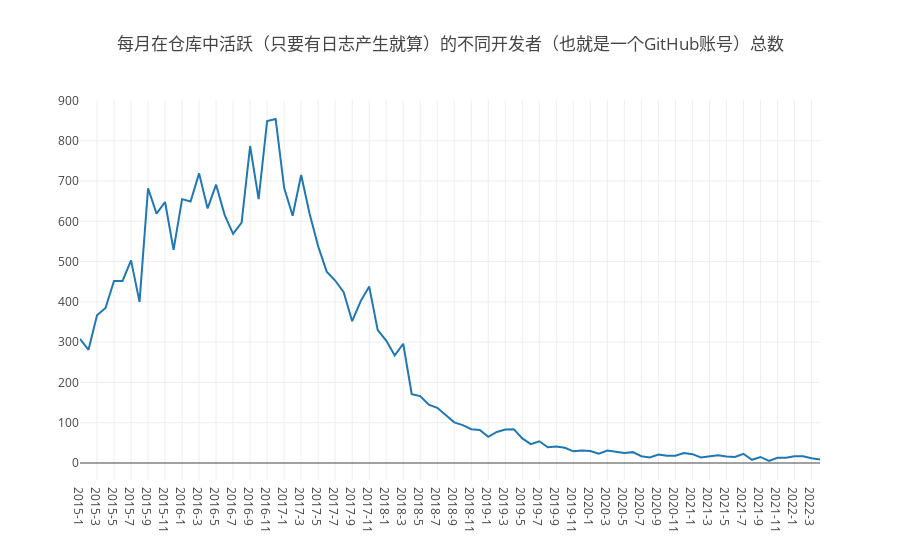

This figure's notebook cell:
### Code cell
//任务四：每月在仓库中活跃（只要有日志产生就算）的不同开发者（也就是一个GitHub账号）总数
Promise.all(years.map(y => {
    var q = `
    SELECT toYear(created_at) year,toMonth(created_at) month,
    count(distinct actor_id) count
    from ${database}.year${y}
    where repo_id = ${repo_id}
    group by 
    year,month
    order by
    year,month`;
    return openDigger.driver.clickhouse.query(q);
})).then(data => {
    var time=[],actorCount=[];
    data.forEach(d =>{
        d.forEach(
            k =>{
                time.push(k.year + '-'+  k.month);
                actorCount.push(k.count);
            }
        )});
    openDigger.render.plotly([
        {x: time, y: actorCount, mode: 'scatter', name: '该月活跃开发者总数', yaxis: 'y'}
    ], {
        title: '每月在仓库中活跃（只要有日志产生就算）的不同开发者（也就是一个GitHub账号）总数',
        yaxis2: { overlaying: 'y', side: 'right', anchor: 'x' },
        xaxis: {type: 'category'}
    });
});

### Figure 1 — Plotly figure (JSON) as saved in the notebook; plotly's stock layout.template omitted (floating-point values rounded to 4 significant figures)
{"data": [{"mode": "scatter", "name": "该月活跃开发者总数", "x": ["2015-1", "2015-2", "2015-3", "2015-4", "2015-5", "2015-6", "2015-7", "2015-8", "2015-9", "2015-10", "2015-11", "2015-12", "2016-1", "2016-2", "2016-3", "2016-4", "2016-5", "2016-6", "2016-7", "2016-8", "2016-9", "2016-10", "2016-11", "2016-12", "2017-1", "2017-2", "2017-3", "2017-4", "2017-5", "2017-6", "2017-7", "2017-8", "2017-9", "2017-10", "2017-11", "2017-12", "2018-1", "2018-2", "2018-3", "2018-4", "2018-5", "2018-6", "2018-7", "2018-8", "2018-9", "2018-10", "2018-11", "2018-12", "2019-1", "2019-2", "2019-3", "2019-4", "2019-5", "2019-6", "2019-7", "2019-8", "2019-9", "2019-10", "2019-11", "2019-12", "2020-1", "2020-2", "2020-3", "2020-4", "2020-5", "2020-6", "2020-7", "2020-8", "2020-9", "2020-10", "2020-11", "2020-12", "2021-1", "2021-2", "2021-3", "2021-4", "2021-5", "2021-6", "2021-7", "2021-8", "2021-9", "2021-10", "2021-11", "2021-12", "2022-1", "2022-2", "2022-3", "2022-4"], "y": ["308", "281", "367", "385", "452", "452", "503", "400", "682", "619", "648", "529", "655", "649", "719", "632", "691", "616", "569", "597", "787", "655", "849", "854", "683", "614", "715", "618", "538", "475", "453", "424", "352", "402", "438", "330", "304", "267", "296", "171", "166", "145", "137", "120", "101", "94", "84", "82", "65", "77", "83", "84", "61", "47", "54", "39", "41", "38", "29", "31", "30", "23", "31", "28", "25", "27", "17", "14", "21", "18", "18", "25", "22", "14", "17", "19", "16", "15", "23", "8", "15", "5", "13", "13", "17", "17", "12", "9"], "yaxis": "y"}], "layout": {"autosize": true, "title": {"text": "每月在仓库中活跃（只要有日志产生就算）的不同开发者（也就是一个GitHub账号）总数"}, "xaxis": {"autorange": true, "range": [0, 87], "type": "category"}, "yaxis": {"autorange": true, "range": [-42.17, 901.2], "type": "linear"}, "yaxis2": {"anchor": "x", "overlaying": "y", "side": "right"}}}
